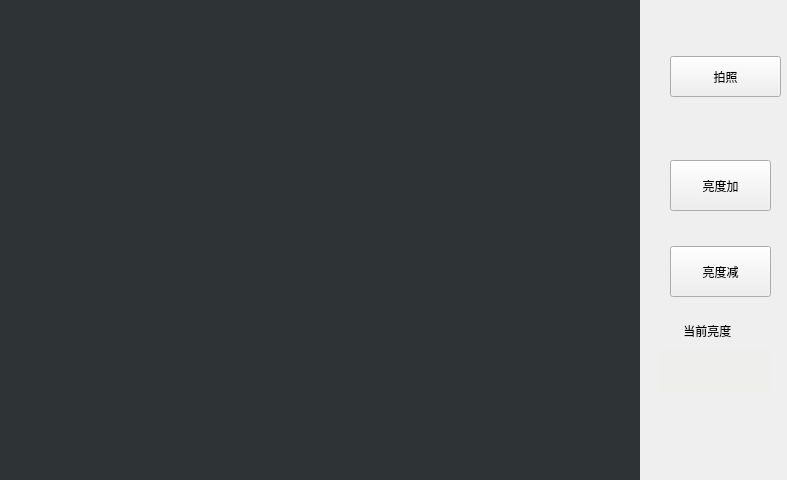
<?xml version="1.0" encoding="UTF-8"?>
<ui version="4.0">
 <class>Widget</class>
 <widget class="QWidget" name="Widget">
  <property name="geometry">
   <rect>
    <x>0</x>
    <y>0</y>
    <width>787</width>
    <height>480</height>
   </rect>
  </property>
  <property name="windowTitle">
   <string>Widget</string>
  </property>
  <widget class="QPushButton" name="picture">
   <property name="geometry">
    <rect>
     <x>670</x>
     <y>56</y>
     <width>111</width>
     <height>41</height>
    </rect>
   </property>
   <property name="text">
    <string>拍照</string>
   </property>
  </widget>
  <widget class="QPushButton" name="brightness2">
   <property name="geometry">
    <rect>
     <x>670</x>
     <y>246</y>
     <width>101</width>
     <height>51</height>
    </rect>
   </property>
   <property name="text">
    <string>亮度减</string>
   </property>
  </widget>
  <widget class="QPushButton" name="brightness1">
   <property name="geometry">
    <rect>
     <x>670</x>
     <y>160</y>
     <width>101</width>
     <height>51</height>
    </rect>
   </property>
   <property name="text">
    <string>亮度加</string>
   </property>
  </widget>
  <widget class="QLabel" name="video_widget">
   <property name="geometry">
    <rect>
     <x>0</x>
     <y>0</y>
     <width>640</width>
     <height>480</height>
    </rect>
   </property>
   <property name="styleSheet">
    <string notr="true">background-color: rgb(46, 52, 54);</string>
   </property>
   <property name="text">
    <string/>
   </property>
  </widget>
  <widget class="QLabel" name="label">
   <property name="geometry">
    <rect>
     <x>660</x>
     <y>350</y>
     <width>111</width>
     <height>41</height>
    </rect>
   </property>
   <property name="styleSheet">
    <string notr="true">background-color: rgb(238, 238, 236);</string>
   </property>
   <property name="text">
    <string/>
   </property>
  </widget>
  <widget class="QLabel" name="label_2">
   <property name="geometry">
    <rect>
     <x>680</x>
     <y>320</y>
     <width>67</width>
     <height>21</height>
    </rect>
   </property>
   <property name="text">
    <string> 当前亮度</string>
   </property>
  </widget>
 </widget>
 <resources/>
 <connections/>
</ui>
